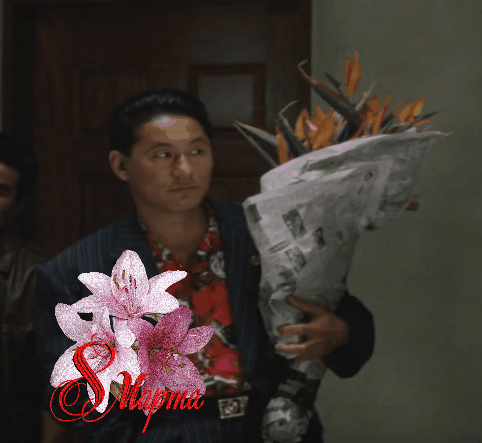
#> input picture Практика_7/8march.gif, 482 x 443 px
$ python zad1.py
#> lines starting #> are read from the running program, lines starting #| are printed output that depends on the picture
from PIL import Image
img = Image.open('8march.gif')
#> img is the input picture: PIL image 482x443 P; mean R, G, B 63.1, 53.2, 48.4
cropimg = img.crop((50,0,250,400))
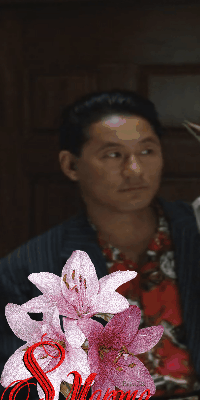
#> cropimg: PIL image 200x400 P; mean R, G, B 72, 52.2, 51.5
cropimg.save('croppostcard.png')
